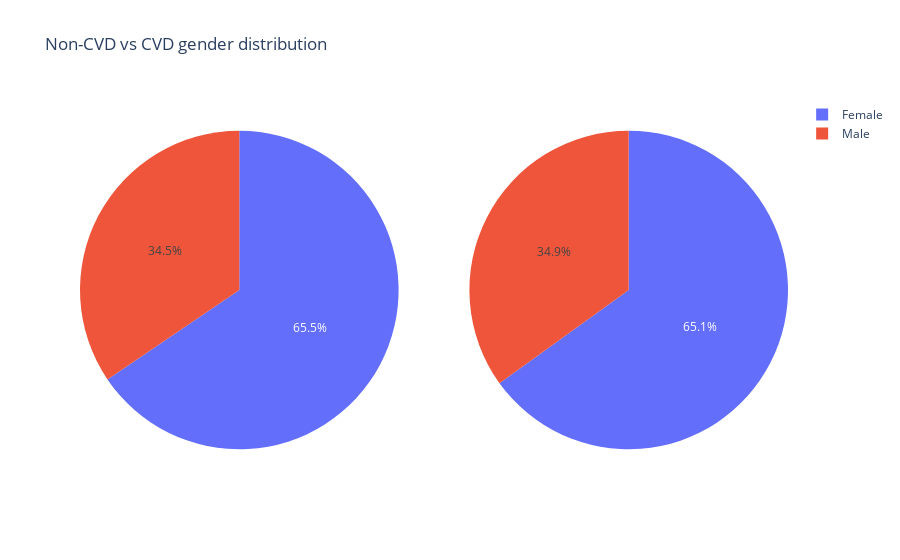

Source (notebook cell):
### Markdown cell above
##### Gender

### Code cell
#Gender
cvd = cleanedData.loc[cleanedData['cardio'] == 1, 'gender'].copy()
non_cvd = cleanedData.loc[cleanedData['cardio'] == 0, 'gender'].copy()

fig = make_subplots(rows=1, cols=2, specs=[[{"type": "pie"}, {"type": "pie"}]])

fig.update_layout(title_text="Non-CVD vs CVD gender distribution", template="plotly_white")
fig.add_trace(go.Pie(values=non_cvd.value_counts().values,labels=['Female', 'Male']),row=1, col=1)
fig.add_trace(go.Pie(values=cvd.value_counts().values,labels=['Female', 'Male']),row=1, col=2)
fig.show()

### Figure 1 — Plotly figure (JSON) as saved in the notebook; plotly's stock layout.template omitted (floating-point values rounded to 4 significant figures)
{"data": [{"domain": {"x": [0, 0.45], "y": [0, 1]}, "labels": ["Female", "Male"], "type": "pie", "values": [22420, 11799]}, {"domain": {"x": [0.55, 1], "y": [0, 1]}, "labels": ["Female", "Male"], "type": "pie", "values": [21518, 11555]}], "layout": {"title": {"text": "Non-CVD vs CVD gender distribution"}}}
